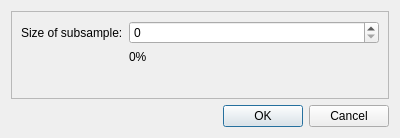
<?xml version="1.0" encoding="UTF-8"?>
<ui version="4.0">
 <class>SelectSubsample</class>
 <widget class="QDialog" name="SelectSubsample">
  <property name="geometry">
   <rect>
    <x>0</x>
    <y>0</y>
    <width>400</width>
    <height>138</height>
   </rect>
  </property>
  <property name="windowTitle">
   <string>Select subsample size</string>
  </property>
  <property name="modal">
   <bool>true</bool>
  </property>
  <layout class="QVBoxLayout" name="verticalLayout">
   <item>
    <widget class="QFrame" name="frame">
     <property name="frameShape">
      <enum>QFrame::StyledPanel</enum>
     </property>
     <property name="frameShadow">
      <enum>QFrame::Raised</enum>
     </property>
     <layout class="QFormLayout" name="formLayout">
      <item row="0" column="0">
       <widget class="QLabel" name="label">
        <property name="text">
         <string>Size of subsample:</string>
        </property>
       </widget>
      </item>
      <item row="0" column="1">
       <widget class="QSpinBox" name="spinBox"/>
      </item>
      <item row="1" column="1">
       <widget class="QLabel" name="label_2">
        <property name="text">
         <string>0%</string>
        </property>
       </widget>
      </item>
     </layout>
    </widget>
   </item>
   <item>
    <widget class="QDialogButtonBox" name="buttonBox">
     <property name="orientation">
      <enum>Qt::Horizontal</enum>
     </property>
     <property name="standardButtons">
      <set>QDialogButtonBox::Cancel|QDialogButtonBox::Ok</set>
     </property>
    </widget>
   </item>
  </layout>
 </widget>
 <resources/>
 <connections>
  <connection>
   <sender>buttonBox</sender>
   <signal>accepted()</signal>
   <receiver>SelectSubsample</receiver>
   <slot>accept()</slot>
   <hints>
    <hint type="sourcelabel">
     <x>248</x>
     <y>254</y>
    </hint>
    <hint type="destinationlabel">
     <x>157</x>
     <y>274</y>
    </hint>
   </hints>
  </connection>
  <connection>
   <sender>buttonBox</sender>
   <signal>rejected()</signal>
   <receiver>SelectSubsample</receiver>
   <slot>reject()</slot>
   <hints>
    <hint type="sourcelabel">
     <x>316</x>
     <y>260</y>
    </hint>
    <hint type="destinationlabel">
     <x>286</x>
     <y>274</y>
    </hint>
   </hints>
  </connection>
 </connections>
</ui>
